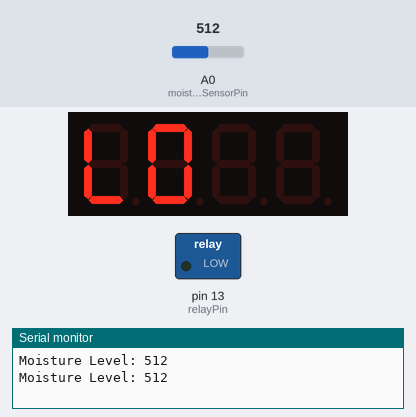
The sketch below on a simulated Arduino Uno, built with avr-gcc and run on an emulated ATmega328P. On the bench: 4-digit seven-segment display, switched loads named in the sketch (green lamp = pin HIGH), the last lines printed to the serial monitor. Wiring (inferred from the names in the program): 4-digit 7-segment display, segments lit when HIGH: segments pin 6, pin 7, pin 8, pin 9, pin 10, pin 11, pin 12; digit selects pin 2, pin 3, pin 4, pin 5. The test bench sets the inputs (shaded band); at power-on: A0 (moistureSensorPin) = 512. The segment pins are drawn as the display they are named for; pins used as bus, display or sensor lines are not drawn.

Above: at 3.3 s.
3.4 s: A0 (moistureSensorPin) set to 269
6.7 s: A0 (moistureSensorPin) set to 239
At 8.5 s:
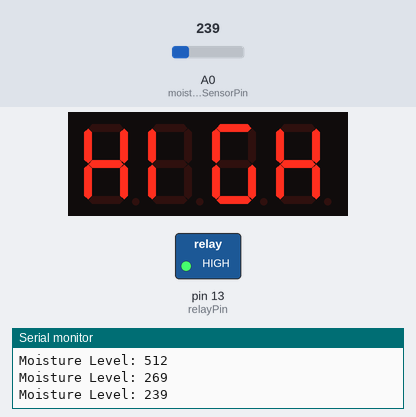
13.6 s: A0 (moistureSensorPin) set to 260
At 15.9 s:
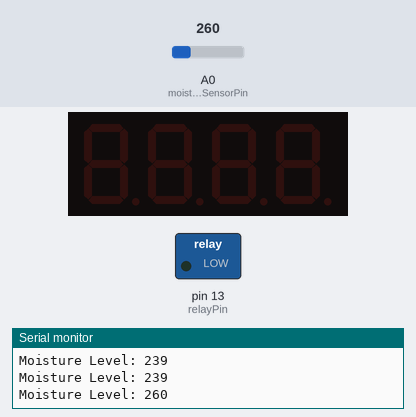
16.9 s: A0 (moistureSensorPin) set to 240
At 19.9 s:
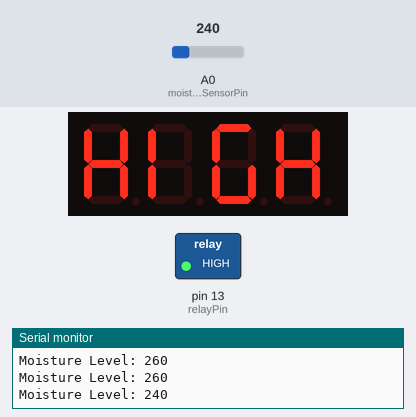
20.2 s: A0 (moistureSensorPin) set to 306
At 22.9 s:
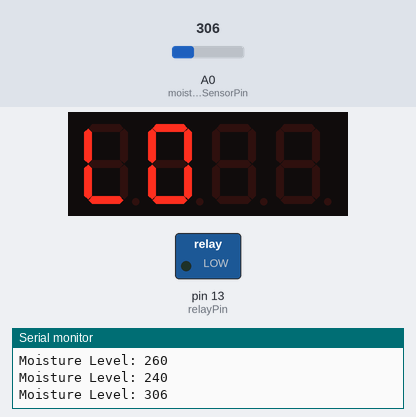
23.5 s: A0 (moistureSensorPin) set to 122
At 27.1 s:
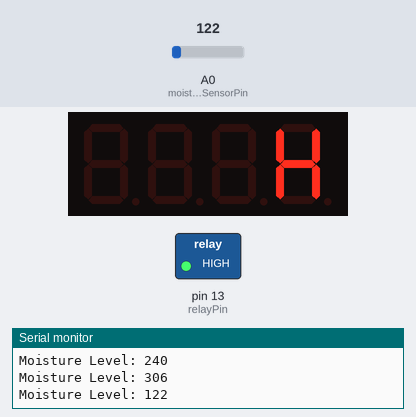
Timing chart, 0 to 28.6 s (numbered marks = the images above; inputs shaded):
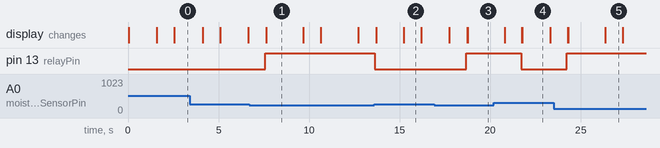

Measured:
- the behaviour switches between 251 and 250 on A0 (moistureSensorPin) (found by bisection; images 0 and 1)
- after the input at 6.7 s, pin 13 (relayPin): LOW → HIGH after 0.87 s; the display: changes after 0.94 s (image 1)
- after the input at 13.6 s, pin 13 (relayPin): HIGH → LOW at once; the display: first changes after 0.10 s (image 2 shows a later state)
- after the input at 16.9 s, pin 13 (relayPin): LOW → HIGH after 1.8 s; the display: first differs from a run without the input after 1.8 s (image 3 shows a later state)
- after the input at 20.2 s, pin 13 (relayPin): HIGH → LOW after 1.5 s; the display: first differs from a run without the input after 1.5 s (image 4 shows a later state)
- after the input at 23.5 s, pin 13 (relayPin): LOW → HIGH after 0.74 s; the display: first changes after 0.78 s (image 5 shows a later state)
- what the display in image 1 shows lasts 2.1 s, from 7.6 s to 9.7 s

The sketch:

ioe_project.ino
```cpp
// Pin Definitions for 4-digit 7-segment display
byte D1 = 2;  // Digit 1
byte D2 = 3;  // Digit 2
byte D3 = 4;  // Digit 3
byte D4 = 5;  // Digit 4

byte A = 6;   // Segment A
byte B = 7;   // Segment B
byte C = 8;   // Segment C
byte D = 9;   // Segment D
byte E = 10;  // Segment E
byte F = 11;  // Segment F
byte G = 12;  // Segment G


const int segmentPins[] = {A, B, C, D, E, F, G};  // Segment pins
const int digitPins[] = {D1, D2, D3, D4};  // Digit control pins

// For common cathode 7-segment display
uint8_t digitON = LOW;  // Active low for common cathode
uint8_t digitOFF = HIGH; // Inactive high

uint8_t segmentON = HIGH; // Active high for segments
uint8_t segmentOFF = LOW; // Inactive low

// Moisture sensor and pump relay pins
const int moistureSensorPin = A0;  // Analog pin for the moisture sensor
const int relayPin = 13;           // Digital pin for the relay control (use digital pin on Arduino)

void setup() {
  // Initialize segment pins as output
  for (int i = 0; i < 7; i++) {
    pinMode(segmentPins[i], OUTPUT);
  }

  // Initialize digit control pins as output
  for (int i = 0; i < 4; i++) {
    pinMode(digitPins[i], OUTPUT);
  }

  // Initialize relay pin as output
  pinMode(relayPin, OUTPUT);
  digitalWrite(relayPin, HIGH);  // Start with relay off (pump off)

  // Start serial communication for debugging
  Serial.begin(9600);
}

void loop() {
  // Read moisture value from sensor (0 to 1023)
  int moistureValue = analogRead(moistureSensorPin);
  Serial.print("Moisture Level: ");
  Serial.println(moistureValue);

  // Check moisture level and control pump
  bool isDry = (moistureValue > 250); // Adjust threshold as needed

  if (isDry) {
    // Soil is dry; turn on the pump
    digitalWrite(relayPin, LOW);  // LOW to activate the relay for common relay modules
    displayData("LOW");           // Display "LOW" for dry condition
  } else {
    // Soil is wet; turn off the pump
    digitalWrite(relayPin, HIGH); // HIGH to deactivate the relay
    displayData("HIGH");          // Display "HIGH" for wet condition
  }

  delay(1000); // Delay before next moisture reading
}

// Function to display text on the 4-digit 7-segment display
void displayData(String text) {
  for (int i = 0; i < 100; i++) {  // Repeat to make display appear stable
    if (text == "HIGH") {
      displayDigit(1, 0);  // Display "H"
      displayDigit(2, 1);  // Display "I"
      displayDigit(3, 2);  // Display "G"
      displayDigit(1, 3);  // Display "H"
    } else if (text == "LOW") {
      displayDigit(0, 0);  // Display "L"
      displayDigit(4, 1);  // Display "O"
      displayDigit(5, 2);  // Display "W"
    }
  }
}

// Function to display a single character on the 7-segment display
void displayDigit(int charCode, int digitPos) {
  const byte segmentPatterns[6] = {
    0b00001110,  // L:
    0b00110111,  // H:
    0b00000110,  // I:
    0b01011110,  // G:
    0b01111110,  // O
    0b00000000,   //
  };

  // Set the segments for the given character
  for (int i = 0; i < 7; i++) {
    digitalWrite(segmentPins[i], bitRead(segmentPatterns[charCode], 6 - i) == 1 ? segmentON : segmentOFF);
  }


  for (int i = 0; i < 4; i++) {
    digitalWrite(digitPins[i], (i == digitPos) ? digitON : digitOFF);
  }

  delay(5);  // Slight delay for stability
}
```
